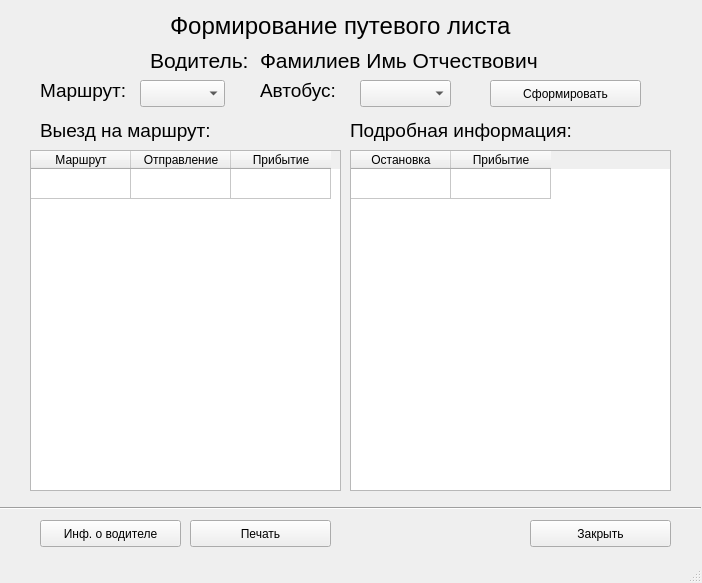
<?xml version="1.0" encoding="UTF-8"?>
<ui version="4.0">
 <class>WindowRouteSheet</class>
 <widget class="QMainWindow" name="WindowRouteSheet">
  <property name="geometry">
   <rect>
    <x>0</x>
    <y>0</y>
    <width>702</width>
    <height>583</height>
   </rect>
  </property>
  <property name="windowTitle">
   <string>Путевой лист</string>
  </property>
  <widget class="QWidget" name="centralwidget">
   <widget class="QTableWidget" name="tableRoute">
    <property name="geometry">
     <rect>
      <x>30</x>
      <y>150</y>
      <width>311</width>
      <height>341</height>
     </rect>
    </property>
    <property name="editTriggers">
     <set>QAbstractItemView::NoEditTriggers</set>
    </property>
    <attribute name="verticalHeaderVisible">
     <bool>false</bool>
    </attribute>
    <row>
     <property name="text">
      <string/>
     </property>
    </row>
    <column>
     <property name="text">
      <string>Маршрут</string>
     </property>
    </column>
    <column>
     <property name="text">
      <string>Отправление</string>
     </property>
    </column>
    <column>
     <property name="text">
      <string>Прибытие</string>
     </property>
    </column>
   </widget>
   <widget class="QPushButton" name="pushButton">
    <property name="geometry">
     <rect>
      <x>190</x>
      <y>520</y>
      <width>141</width>
      <height>27</height>
     </rect>
    </property>
    <property name="text">
     <string>Печать</string>
    </property>
   </widget>
   <widget class="QTableWidget" name="tableRouteDetail">
    <property name="geometry">
     <rect>
      <x>350</x>
      <y>150</y>
      <width>321</width>
      <height>341</height>
     </rect>
    </property>
    <property name="editTriggers">
     <set>QAbstractItemView::NoEditTriggers</set>
    </property>
    <attribute name="verticalHeaderVisible">
     <bool>false</bool>
    </attribute>
    <row>
     <property name="text">
      <string/>
     </property>
    </row>
    <column>
     <property name="text">
      <string>Остановка</string>
     </property>
    </column>
    <column>
     <property name="text">
      <string>Прибытие</string>
     </property>
    </column>
   </widget>
   <widget class="QLabel" name="label_2">
    <property name="geometry">
     <rect>
      <x>40</x>
      <y>80</y>
      <width>101</width>
      <height>21</height>
     </rect>
    </property>
    <property name="font">
     <font>
      <pointsize>14</pointsize>
     </font>
    </property>
    <property name="text">
     <string>Маршрут:</string>
    </property>
   </widget>
   <widget class="QComboBox" name="comboBoxRouteNumber">
    <property name="geometry">
     <rect>
      <x>140</x>
      <y>80</y>
      <width>85</width>
      <height>27</height>
     </rect>
    </property>
   </widget>
   <widget class="QPushButton" name="pushButton_2">
    <property name="geometry">
     <rect>
      <x>490</x>
      <y>80</y>
      <width>151</width>
      <height>27</height>
     </rect>
    </property>
    <property name="text">
     <string>Сформировать</string>
    </property>
   </widget>
   <widget class="QLabel" name="label_3">
    <property name="geometry">
     <rect>
      <x>40</x>
      <y>120</y>
      <width>181</width>
      <height>21</height>
     </rect>
    </property>
    <property name="font">
     <font>
      <pointsize>14</pointsize>
     </font>
    </property>
    <property name="text">
     <string>Выезд на маршрут:</string>
    </property>
   </widget>
   <widget class="QLabel" name="label_4">
    <property name="geometry">
     <rect>
      <x>350</x>
      <y>120</y>
      <width>251</width>
      <height>21</height>
     </rect>
    </property>
    <property name="font">
     <font>
      <pointsize>14</pointsize>
     </font>
    </property>
    <property name="text">
     <string>Подробная информация:</string>
    </property>
   </widget>
   <widget class="QLabel" name="label_5">
    <property name="geometry">
     <rect>
      <x>150</x>
      <y>50</y>
      <width>101</width>
      <height>21</height>
     </rect>
    </property>
    <property name="font">
     <font>
      <pointsize>16</pointsize>
     </font>
    </property>
    <property name="text">
     <string>Водитель:</string>
    </property>
   </widget>
   <widget class="QLabel" name="labelFLP">
    <property name="geometry">
     <rect>
      <x>260</x>
      <y>50</y>
      <width>301</width>
      <height>21</height>
     </rect>
    </property>
    <property name="font">
     <font>
      <pointsize>16</pointsize>
     </font>
    </property>
    <property name="text">
     <string>Фамилиев Имь Отчествович</string>
    </property>
   </widget>
   <widget class="QLabel" name="label_7">
    <property name="geometry">
     <rect>
      <x>260</x>
      <y>80</y>
      <width>101</width>
      <height>21</height>
     </rect>
    </property>
    <property name="font">
     <font>
      <pointsize>14</pointsize>
     </font>
    </property>
    <property name="text">
     <string>Автобус:</string>
    </property>
   </widget>
   <widget class="QComboBox" name="comboBoxBusNumber">
    <property name="geometry">
     <rect>
      <x>360</x>
      <y>80</y>
      <width>91</width>
      <height>27</height>
     </rect>
    </property>
   </widget>
   <widget class="Line" name="line">
    <property name="geometry">
     <rect>
      <x>0</x>
      <y>500</y>
      <width>701</width>
      <height>16</height>
     </rect>
    </property>
    <property name="orientation">
     <enum>Qt::Horizontal</enum>
    </property>
   </widget>
   <widget class="QLabel" name="labelFLP_2">
    <property name="geometry">
     <rect>
      <x>170</x>
      <y>10</y>
      <width>361</width>
      <height>31</height>
     </rect>
    </property>
    <property name="font">
     <font>
      <pointsize>18</pointsize>
     </font>
    </property>
    <property name="text">
     <string>Формирование путевого листа</string>
    </property>
   </widget>
   <widget class="QPushButton" name="pushButton_3">
    <property name="geometry">
     <rect>
      <x>40</x>
      <y>520</y>
      <width>141</width>
      <height>27</height>
     </rect>
    </property>
    <property name="text">
     <string>Инф. о водителе</string>
    </property>
   </widget>
   <widget class="QPushButton" name="pushButton_4">
    <property name="geometry">
     <rect>
      <x>530</x>
      <y>520</y>
      <width>141</width>
      <height>27</height>
     </rect>
    </property>
    <property name="text">
     <string>Закрыть</string>
    </property>
   </widget>
  </widget>
  <widget class="QStatusBar" name="statusbar"/>
 </widget>
 <resources/>
 <connections/>
</ui>
